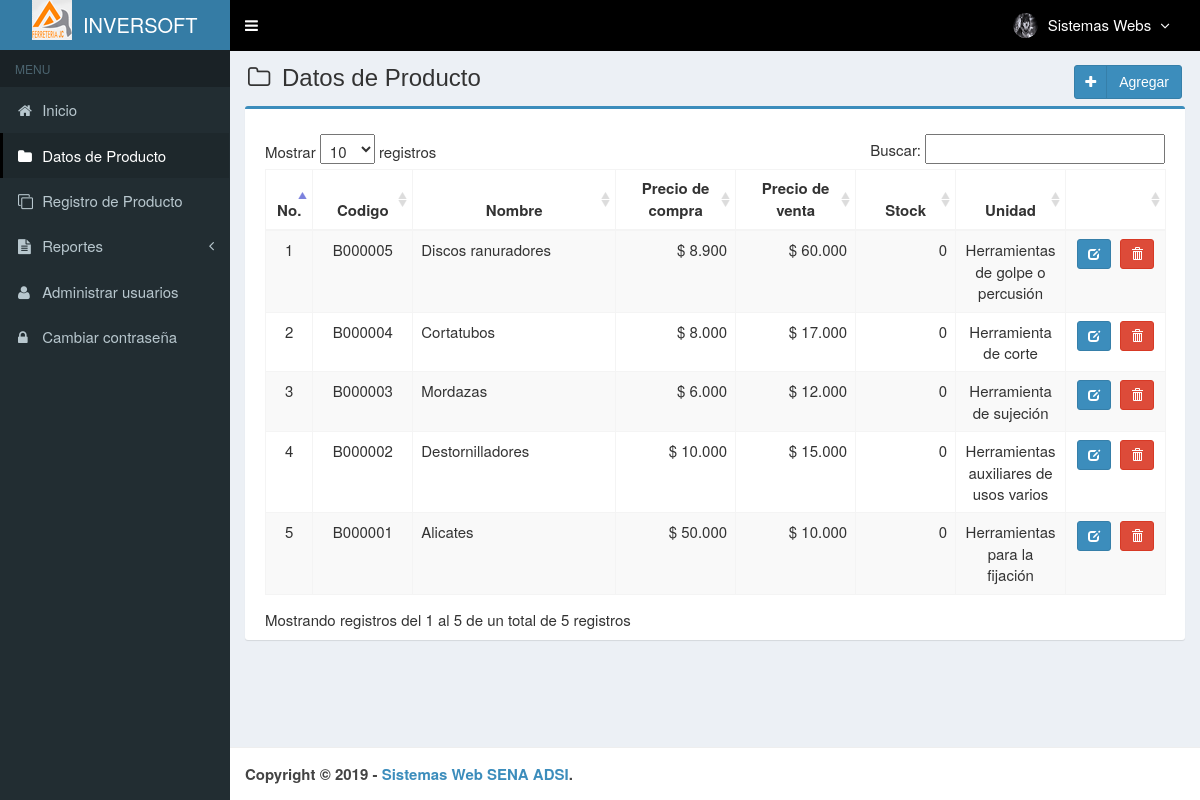
Screenshot of /main.php?module=medicines (signed in) with the database file from the repository.
### tables this page shows
CREATE TABLE `usuarios` (
  `id_user` int(3) NOT NULL,
  `username` varchar(50) NOT NULL,
  `name_user` varchar(50) NOT NULL,
  `password` varchar(50) NOT NULL,
  `email` varchar(50) DEFAULT NULL,
  `telefono` varchar(13) DEFAULT NULL,
  `foto` varchar(100) DEFAULT NULL,
  `permisos_acceso` enum('Super Admin','Gerente','Almacen') NOT NULL,
  `status` enum('activo','bloqueado') NOT NULL DEFAULT 'activo',
  `created_at` timestamp NOT NULL DEFAULT CURRENT_TIMESTAMP,
  `updated_at` timestamp NOT NULL DEFAULT CURRENT_TIMESTAMP ON UPDATE CURRENT_TIMESTAMP
);

CREATE TABLE `medicamentos` (
  `codigo` varchar(7) NOT NULL,
  `nombre` varchar(50) NOT NULL,
  `precio_compra` int(11) NOT NULL,
  `precio_venta` int(11) NOT NULL,
  `unidad` varchar(100) NOT NULL,
  `stock` int(11) NOT NULL,
  `created_user` int(3) NOT NULL,
  `created_date` timestamp NOT NULL DEFAULT CURRENT_TIMESTAMP,
  `updated_user` int(3) NOT NULL,
  `updated_date` timestamp NOT NULL DEFAULT CURRENT_TIMESTAMP ON UPDATE CURRENT_TIMESTAMP
);

### config/fungsi_rupiah.php (called while the page is built, shortened)
<?php
function format_rupiah($angka){
  $rupiah=number_format($angka,0,',','.');
  return $rupiah;
}
?>

### modules/medicines/view.php (the view, shortened to what this page needs)
<section class="content-header">
  <h1>
    <i class="fa fa-folder-o icon-title"></i> Datos de Producto
    <a class="btn btn-primary btn-social pull-right" href="?module=form_medicines&form=add" title="agregar" data-toggle="tooltip">
      <i class="fa fa-plus"></i> Agregar
    </a>
  </h1>
</section>
<section class="content">
  <div class="row">
    <div class="col-md-12">
      <div class="box box-primary">
        <div class="box-body">
          <table id="dataTables1" class="table table-bordered table-striped table-hover">
            <thead>
              <tr>
                <th class="center">No.</th>
                <th class="center">Codigo</th>
                <th class="center">Nombre</th>
                <th class="center">Precio de compra</th>
                <th class="center">Precio de venta</th>
                <th class="center">Stock</th>
                <th class="center">Unidad</th>
                <th></th>
              </tr>
            </thead>
            <tbody>
            <?php
            $no = 1;
            $query = mysqli_query($mysqli, "SELECT codigo,nombre,precio_compra,precio_venta,unidad,stock FROM medicamentos ORDER BY codigo DESC")
                                            or die('error: '.mysqli_error($mysqli));
            while ($data = mysqli_fetch_assoc($query)) {
              $precio_compra = format_rupiah($data['precio_compra']);
              $precio_venta = format_rupiah($data['precio_venta']);
              echo "<tr>
                      <td width='30' class='center'>$no</td>
                      <td width='80' class='center'>$data[codigo]</td>
                      <td width='180'>$data[nombre]</td>
                      <td width='100' align='right'>$ $precio_compra</td>
                      <td width='100' align='right'>$ $precio_venta</td>
                      <td width='80' align='right'>$data[stock]</td>
                      <td width='80' class='center'>$data[unidad]</td>
                      <td class='center' width='80'>
                        <div>
                          <a data-toggle='tooltip' data-placement='top' title='modificar' style='margin-right:5px' class='btn btn-primary btn-sm' href='?module=form_medicines&form=edit&id=$data[codigo]'>
                              <i style='color:#fff' class='glyphicon glyphicon-edit'></i>
                          </a>";
            ?>
                          <a data-toggle="tooltip" data-placement="top" title="Eliminar" class="btn btn-danger btn-sm" href="modules/medicines/proses.php?act=delete&id=<?php echo $data['codigo'];?>" onclick="return confirm('estas seguro de eliminar<?php echo $data['nombre']; ?> ?');">
                              <i style="color:#fff" class="glyphicon glyphicon-trash"></i>
                          </a>
            <?php
              echo "    </div>
                      </td>
                    </tr>";
              $no++;
            }
            ?>
            </tbody>
          </table>
        </div>
      </div>
    </div>
  </div>
</section><!-- /.content

### top-menu.php (shortened to what this page needs)
<?php
require_once "config/database.php";
$query = mysqli_query($mysqli, "SELECT id_user, name_user, foto, permisos_acceso FROM usuarios WHERE id_user='$_SESSION[id_user]'")
                                or die('error: '.mysqli_error($mysqli));
$data = mysqli_fetch_assoc($query);
?>
<li class="dropdown user user-menu">
  <a href="#" class="dropdown-toggle" data-toggle="dropdown">
  <?php
  if ($data['foto']=="") { ?>
    <img src="images/user/user-default.png" class="user-image" alt="User Image"/>
  <?php
  }
  else { ?>
    <img src="images/user/<?php echo $data['foto']; ?>" class="user-image" alt="User Image"/>
  <?php
  }
  ?>
    <span class="hidden-xs"><?php echo $data['name_user']; ?> <i style="margin-left:5px" class="fa fa-angle-down"></i></span>
  </a>
</li>

### assets/css/style.css (style rules this page uses)
.btn-social *:first-child { border-right: 1px solid rgba(0, 0, 0, 0.1); bottom: 0; font-size: 1em !important; left: 0; line-height: 32px !important; position: absolute; text-align: center; top: 0; width: 32px !important; }
.content-header { padding: 15px 18px 0; position: relative; }
.center { text-align:center; }
.icon-title { margin-right: 5px; }
body { background-color: #fff; color: #333; font-size: 15px; line-height: 1.42857; }

### rows the page displays
usuarios: foto (picture), name_user "Sistemas Webs"
medicamentos: codigo "B000005", nombre "Discos ranuradores", precio_compra "8.900", precio_venta "60.000", stock "0", unidad "Herramientas de golpe o percusión"
medicamentos: codigo "B000004", nombre "Cortatubos", precio_compra "8.000", precio_venta "17.000", stock "0", unidad "Herramienta de corte"
medicamentos: codigo "B000003", nombre "Mordazas", precio_compra "6.000", precio_venta "12.000", stock "0", unidad "Herramienta de sujeción"
medicamentos: codigo "B000002", nombre "Destornilladores", precio_compra "10.000", precio_venta "15.000", stock "0", unidad "Herramientas auxiliares de usos varios"
medicamentos: codigo "B000001", nombre "Alicates", precio_compra "50.000", precio_venta "10.000", stock "0", unidad "Herramientas para la fijación"
